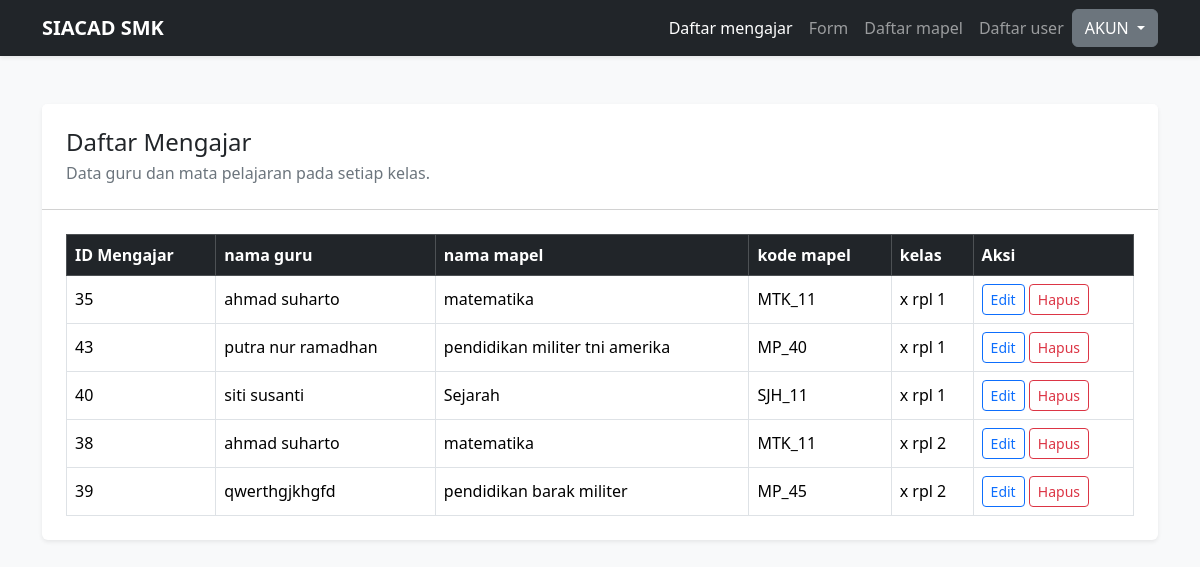
The app's page /daftar_mengajar.php (signed in) with its own data.
### tables this page shows
CREATE TABLE `mapel` (
  `id` int(11) NOT NULL,
  `kode_mapel` varchar(10) NOT NULL,
  `nama_mapel` varchar(100) NOT NULL,
  `guru_id` int(11) NOT NULL
);

CREATE TABLE `guru` (
  `id` int(11) NOT NULL,
  `nip` varchar(20) NOT NULL,
  `nama` varchar(100) NOT NULL,
  `jenis_kelamin` enum('L','P') NOT NULL,
  `user_id` int(11) NOT NULL
);

### daftar_mengajar.php (the view, shortened to what this page needs)
<?php
require_once 'database.php';
$sql = "SELECT
            MIN(mengajar.id) AS id_mengajar,
            guru.id AS id_guru,
            guru.nama AS nama_guru,
            mapel.id AS id_mapel,
            mapel.kode_mapel,
            mapel.nama_mapel,
            siswa.kelas
        FROM mengajar
        JOIN mapel ON mengajar.mapel_id = mapel.id
        JOIN guru ON mapel.guru_id = guru.id
        JOIN siswa ON mengajar.siswa_id = siswa.id
        GROUP BY
            guru.id,
            guru.nama,
            mapel.id,
            mapel.kode_mapel,
            mapel.nama_mapel,
            siswa.kelas
        ORDER BY siswa.kelas, mapel.nama_mapel";
$result = mysqli_query($koneksi, $sql);
$data = [];
if (mysqli_num_rows($result) > 0) {
    while ($row = mysqli_fetch_assoc($result)) {
        $data[] = $row;
    }
}
?>
<!doctype html>
<html lang="id">
<head>
    <link href="https://cdn.jsdelivr.net/npm/bootstrap@5.3.3/dist/css/bootstrap.min.css"
          rel="stylesheet">
</head>
<body class="bg-light">
<nav class="navbar navbar-expand-lg navbar-dark bg-dark shadow-sm">
    <div class="container">
        <a class="navbar-brand fw-semibold" href="#">SIACAD SMK</a>
        <div class="collapse navbar-collapse" id="navbarMenu">
            <ul class="navbar-nav ms-auto">
                <li class="nav-item">
                    <a class="nav-link active"
                       aria-current="page"
                       href="daftar_mengajar.php">
                        Daftar mengajar
                    </a>
                </li>
                <li class="nav-item">
                    <a class="nav-link" href="form_tambah_mengajar.php">
                        Form
                    </a>
                </li>
                <li class="nav-item">
                    <a class="nav-link" href="daftar_mapel.php">
                        Daftar mapel
                    </a>
                </li>
                <li class="nav-item">
                    <a class="nav-link" href="daftar_user.php">
                        Daftar user
                    </a>
                </li>
            </ul>
            <div class="dropdown">
                <button class="btn btn-secondary dropdown-toggle"
                        type="button"
                        id="dropdownMenuButton"
                        data-bs-toggle="dropdown"
                        aria-expanded="false">
                    AKUN
                </button>
            </div>
        </div>
    </div>
</nav>
<main class="container py-5">
    <div class="card border-0 shadow-sm">
        <div class="card-header bg-white p-4">
            <div class="d-flex flex-column flex-md-row justify-content-between align-items-md-center gap-3">
                <div>
                    <h2 class="h4 mb-1">Daftar Mengajar</h2>
                    <p class="text-secondary mb-0">
                        Data guru dan mata pelajaran pada setiap kelas.
                    </p>
                </div>
            </div>
        </div>
        <div class="card-body p-4">
            <div class="table-responsive">
                <table class="table table-bordered table-hover align-middle mb-0">
                    <thead class="table-dark">
                        <tr>
                            <th>ID Mengajar</th>
                            <th>nama guru</th>
                            <th>nama mapel</th>
                            <th>kode mapel</th>
                            <th>kelas</th>
                            <th>Aksi</th>
                        </tr>
                    </thead>
                    <tbody>
                        <?php if (!empty($data)) { ?>
                            <?php foreach ($data as $item) { ?>
                                <tr>
                                    <td>
                                        <?php echo $item["id_mengajar"]; ?>
                                    </td>
                                    <td>
                                        <?php echo htmlspecialchars($item["nama_guru"]); ?>
                                    </td>
                                    <td>
                                        <?php echo htmlspecialchars($item["nama_mapel"]); ?>
                                    </td>
                                    <td>
                                        <?php echo htmlspecialchars($item["kode_mapel"]); ?>
                                    </td>
                                    <td>
                                        <?php
                                        echo isset($item["kelas"])
                                            ? htmlspecialchars($item["kelas"])
                                            : '<span class="text-secondary fst-italic">-</span>';
                                        ?>
                                    </td>
                                    <td>
                                        <a href="form_edit_mengajar.php?id=<?php echo $item['id_mengajar']; ?>"
                                           class="btn btn-sm btn-outline-primary">
                                            Edit
                                        </a>
                                        <a href="proses_hapus_mengajar.php?id=<?php echo $item['id_mengajar']; ?>"
                                           class="btn btn-sm btn-outline-danger"
                                           onclick="return confirm('Hapus satu data mengajar dengan ID ini?')">
                                            Hapus
                                        </a>
                                    </td>
                                </tr>
                            <?php } ?>
                        <?php } ?>
                    </tbody>
                </table>
            </div>
        </div>
    </div>
</main>
</body>
</html>

### records on screen
mapel: id_mengajar "35", guru.nama "ahmad suharto", nama_mapel "matematika", kode_mapel "MTK_11", kelas "x rpl 1", id_mengajar "38", kelas "x rpl 2"
mapel: id_mengajar "43", guru.nama "putra nur ramadhan", nama_mapel "pendidikan militer tni amerika", kode_mapel "MP_40", kelas "x rpl 1"
mapel: id_mengajar "40", guru.nama "siti susanti", nama_mapel "Sejarah", kode_mapel "SJH_11", kelas "x rpl 1"
mapel: id_mengajar "39", guru.nama "qwerthgjkhgfd", nama_mapel "pendidikan barak militer", kode_mapel "MP_45", kelas "x rpl 2"
